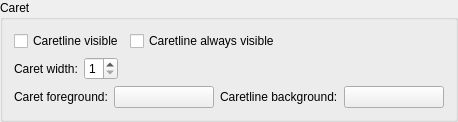
    <widget class="QGroupBox" name="groupBox_4">
     <property name="title">
      <string>Caret</string>
     </property>
     <layout class="QVBoxLayout" name="verticalLayout_6">
      <item>
       <layout class="QHBoxLayout" name="horizontalLayout_4">
        <item>
         <widget class="QCheckBox" name="caretlineVisibleCheckBox">
          <property name="toolTip">
           <string>Select, whether the caretline should be highlighted</string>
          </property>
          <property name="text">
           <string>Caretline visible</string>
          </property>
         </widget>
        </item>
        <item>
         <widget class="QCheckBox" name="caretlineAlwaysVisibleCheckBox">
          <property name="toolTip">
           <string>Select, whether the caretline should be highlighted even if the editor doesn't have the focus</string>
          </property>
          <property name="text">
           <string>Caretline always visible</string>
          </property>
         </widget>
        </item>
        <item>
         <spacer name="horizontalSpacer_3">
          <property name="orientation">
           <enum>Qt::Horizontal</enum>
          </property>
          <property name="sizeHint" stdset="0">
           <size>
            <width>40</width>
            <height>20</height>
           </size>
          </property>
         </spacer>
        </item>
       </layout>
      </item>
      <item>
       <layout class="QHBoxLayout" name="_6">
        <item>
         <widget class="QLabel" name="textLabel1_7">
          <property name="text">
           <string>Caret width:</string>
          </property>
         </widget>
        </item>
        <item>
         <widget class="QSpinBox" name="caretWidthSpinBox">
          <property name="toolTip">
           <string>Select caret width (1, 2 or 3 pixels)</string>
          </property>
          <property name="minimum">
           <number>1</number>
          </property>
          <property name="maximum">
           <number>3</number>
          </property>
         </widget>
        </item>
        <item>
         <spacer>
          <property name="orientation">
           <enum>Qt::Horizontal</enum>
          </property>
          <property name="sizeType">
           <enum>QSizePolicy::Expanding</enum>
          </property>
          <property name="sizeHint" stdset="0">
           <size>
            <width>40</width>
            <height>20</height>
           </size>
          </property>
         </spacer>
        </item>
       </layout>
      </item>
      <item>
       <layout class="QHBoxLayout" name="_7">
        <item>
         <widget class="QLabel" name="TextLabel2_2_2_2_2_2">
          <property name="text">
           <string>Caret foreground:</string>
          </property>
         </widget>
        </item>
        <item>
         <widget class="QPushButton" name="caretForegroundButton">
          <property name="minimumSize">
           <size>
            <width>100</width>
            <height>0</height>
           </size>
          </property>
          <property name="toolTip">
           <string>Select the colour for the caret.</string>
          </property>
          <property name="text">
           <string/>
          </property>
         </widget>
        </item>
        <item>
         <widget class="QLabel" name="TextLabel2_2_2_2_2_3">
          <property name="text">
           <string>Caretline background:</string>
          </property>
         </widget>
        </item>
        <item>
         <widget class="QPushButton" name="caretlineBackgroundButton">
          <property name="minimumSize">
           <size>
            <width>100</width>
            <height>0</height>
           </size>
          </property>
          <property name="toolTip">
           <string>Select the background colour for the line containing the caret.</string>
          </property>
          <property name="text">
           <string/>
          </property>
         </widget>
        </item>
       </layout>
      </item>
     </layout>
    </widget>
